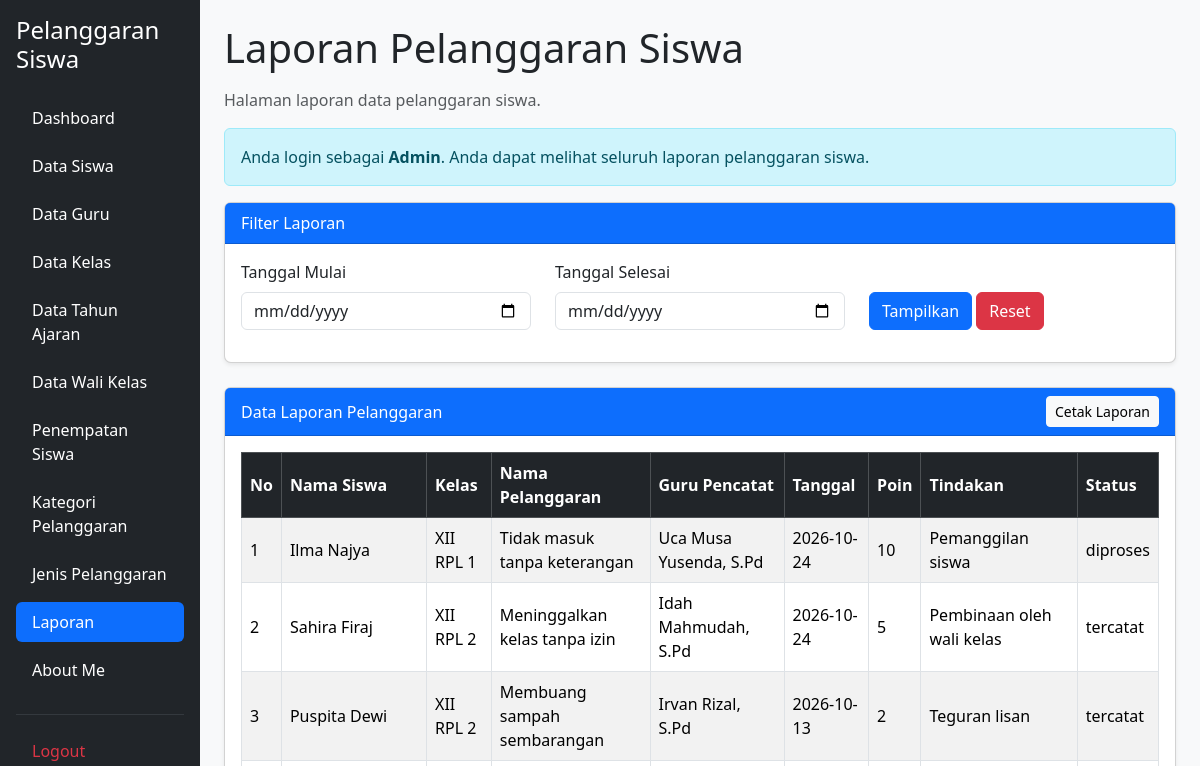
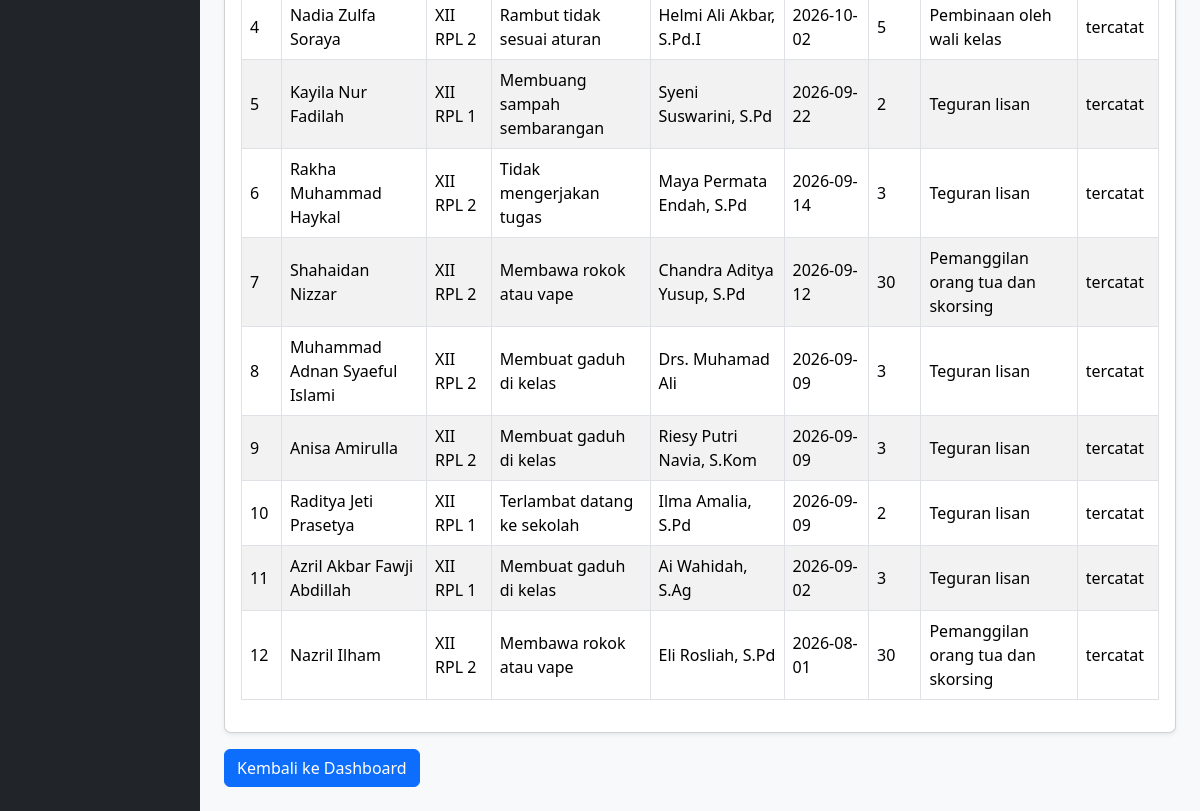
The app's page /laporan.php (signed in), older data (2 pictures, top to bottom).
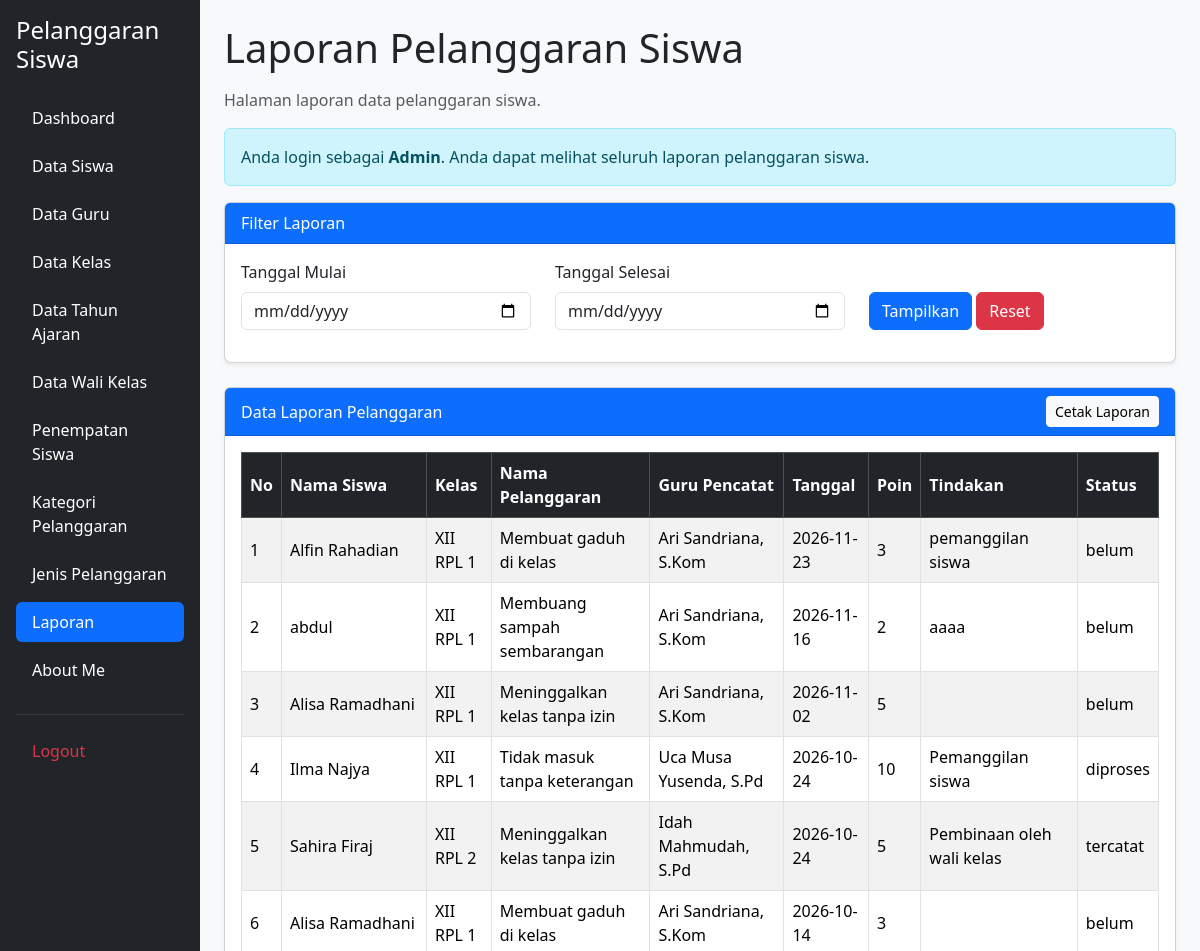
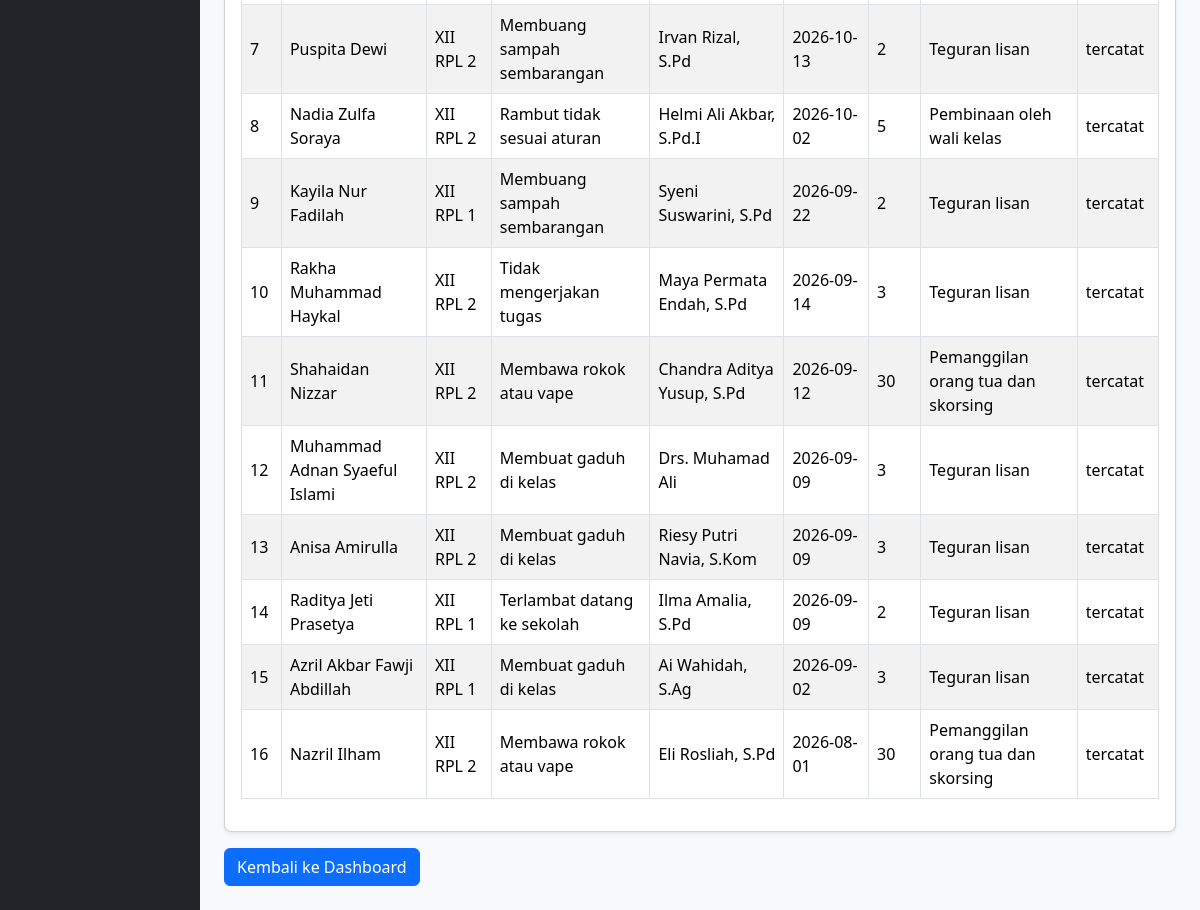
The same page, newer data (2 pictures, top to bottom).
### tables this page shows
CREATE TABLE `t_pelanggaran_siswa` (
  `id` int(11) NOT NULL,
  `tahun_ajaran_id` int(11) DEFAULT NULL,
  `siswa_id` int(11) DEFAULT NULL,
  `nama_siswa` varchar(150) NOT NULL,
  `kelas_id` int(11) DEFAULT NULL,
  `nama_kelas` varchar(100) NOT NULL,
  `pelanggaran_id` int(11) DEFAULT NULL,
  `nama_pelanggaran` varchar(150) NOT NULL,
  `pelanggaran_kategori_id` int(11) DEFAULT NULL,
  `guru_id` int(11) DEFAULT NULL,
  `nama_guru` varchar(150) NOT NULL,
  `tanggal` date DEFAULT NULL,
  `keterangan` text NOT NULL,
  `poin` int(11) NOT NULL,
  `tindakan` text NOT NULL,
  `status` varchar(30) NOT NULL,
  `created_at` timestamp NOT NULL DEFAULT current_timestamp(),
  `updated_at` timestamp NOT NULL DEFAULT current_timestamp()
);

### laporan.php (the view, shortened to what this page needs)
<?php
include 'config/koneksi.php';
$role = $_SESSION['role'] ?? '';
$tanggal_mulai = $_GET['tanggal_mulai'] ?? '';
$tanggal_selesai = $_GET['tanggal_selesai'] ?? '';
$sql = "SELECT
            ps.id,
            ps.tahun_ajaran_id,
            ps.siswa_id,
            ps.nama_siswa,
            ps.kelas_id,
            ps.nama_kelas,
            ps.pelanggaran_id,
            ps.nama_pelanggaran,
            ps.pelanggaran_kategori_id,
            ps.guru_id,
            ps.nama_guru,
            ps.tanggal,
            ps.keterangan,
            ps.poin,
            ps.tindakan,
            ps.status
        FROM t_pelanggaran_siswa ps
        WHERE 1 = 1";
$sql .= " ORDER BY ps.tanggal DESC, ps.id DESC";
$stmt = mysqli_prepare($koneksi, $sql);
mysqli_stmt_execute($stmt);
$hasil = mysqli_stmt_get_result($stmt);
?>
<!DOCTYPE html>
<html lang="id">
<head>
    <link
        href="https://cdn.jsdelivr.net/npm/bootstrap@5.3.8/dist/css/bootstrap.min.css"
        rel="stylesheet"
    >
    <link
        href="https://cdn.datatables.net/2.3.4/css/dataTables.bootstrap5.min.css"
        rel="stylesheet"
    >
</head>
<body>
<div class="container-fluid">
    <div class="row">
        <?php include 'layout/sidebar.php'; ?>
        <main class="col-md-9 col-lg-10 p-4">
            <h1 class="mb-3">
                Laporan Pelanggaran Siswa
            </h1>
            <p class="text-muted">
                Halaman laporan data pelanggaran siswa.
            </p>
            <div class="alert alert-info no-print">
                <?php if ($role === 'admin') { ?>
                    Anda login sebagai <strong>Admin</strong>.
                    Anda dapat melihat seluruh laporan pelanggaran siswa.
                <?php } else { ?>
                    Anda login sebagai <strong>Guru Wali Kelas</strong>.
                    Anda hanya dapat melihat laporan dari kelas yang menjadi tanggung jawab Anda.
                <?php } ?>
            </div>
            <div class="card shadow-sm mb-4 no-print">
                <div class="card-header bg-primary text-white">
                    Filter Laporan
                </div>
                <div class="card-body">
                    <form method="GET" action="laporan.php">
                        <div class="row align-items-end">
                            <div class="col-md-4 mb-3">
                                <label
                                    for="tanggal_mulai"
                                    class="form-label"
                                >
                                    Tanggal Mulai
                                </label>
                                <input
                                    type="date"
                                    name="tanggal_mulai"
                                    id="tanggal_mulai"
                                    class="form-control"
                                    value="<?= htmlspecialchars($tanggal_mulai); ?>"
                                >
                            </div>
                            <div class="col-md-4 mb-3">
                                <label
                                    for="tanggal_selesai"
                                    class="form-label"
                                >
                                    Tanggal Selesai
                                </label>
                                <input
                                    type="date"
                                    name="tanggal_selesai"
                                    id="tanggal_selesai"
                                    class="form-control"
                                    value="<?= htmlspecialchars($tanggal_selesai); ?>"
                                >
                            </div>
                            <div class="col-md-4 mb-3">
                                <button
                                    type="submit"
                                    class="btn btn-primary"
                                >
                                    Tampilkan
                                </button>
                                <a
                                    href="laporan.php"
                                    class="btn btn-danger"
                                >
                                    Reset
                                </a>
                            </div>
                        </div>
                    </form>
                </div>
            </div>
            <div class="card shadow-sm">
                <div class="card-header bg-primary text-white d-flex justify-content-between align-items-center">
                    <span>
                        Data Laporan Pelanggaran
                    </span>
                    <button
                        type="button"
                        onclick="cetakLaporan()"
                        class="btn btn-light btn-sm no-print"
                    >
                        Cetak Laporan
                    </button>
                </div>
                <div class="card-body">
                    <div class="table-responsive">
                        <table
                            id="tabelLaporan"
                            class="table table-striped table-bordered table-hover align-middle w-100"
                        >
                            <thead class="table-dark">
                                <tr>
                                    <th>No</th>
                                    <th>Nama Siswa</th>
                                    <th>Kelas</th>
                                    <th>Nama Pelanggaran</th>
                                    <th>Guru Pencatat</th>
                                    <th>Tanggal</th>
                                    <th>Poin</th>
                                    <th>Tindakan</th>
                                    <th>Status</th>
                                </tr>
                            </thead>
                            <tbody>
                                <?php
                                $no = 1;
                                while ($row = mysqli_fetch_assoc($hasil)) {
                                ?>
                                    <tr>
                                        <td>
                                            <?= $no++; ?>
                                        </td>
                                        <td>
                                            <?= htmlspecialchars($row['nama_siswa'] ?? '-'); ?>
                                        </td>
                                        <td>
                                            <?= htmlspecialchars($row['nama_kelas'] ?? '-'); ?>
                                        </td>
                                        <td>
                                            <?= htmlspecialchars($row['nama_pelanggaran'] ?? '-'); ?>
                                        </td>
                                        <td>
                                            <?= htmlspecialchars($row['nama_guru'] ?? '-'); ?>
                                        </td>
                                        <td>
                                            <?= htmlspecialchars($row['tanggal'] ?? '-'); ?>
                                        </td>
                                        <td>
                                            <?= (int) $row['poin']; ?>
                                        </td>
                                        <td>
                                            <?= htmlspecialchars($row['tindakan'] ?? '-'); ?>
                                        </td>
                                        <td>
                                            <?= htmlspecialchars($row['status'] ?? '-'); ?>
                                        </td>
                                    </tr>
                                <?php } ?>
                            </tbody>
                        </table>
                    </div>
                </div>
            </div>
            <div class="mt-3 no-print">
                <a
                    href="dashboard.php"
                    class="btn btn-primary"
                >
                    Kembali ke Dashboard
                </a>
            </div>
        </main>
    </div>
</div>
</body>
</html>

### layout/sidebar.php (shortened to what this page needs)
<?php
$current_page = basename($_SERVER['PHP_SELF']);
if ($_SESSION['role'] === "admin") {
?>
    <div class="col-md-3 col-lg-2 bg-dark min-vh-100 p-3 no-print">
        <h4 class="text-white mb-4">
            Pelanggaran Siswa
        </h4>
        <ul class="nav nav-pills flex-column">
            <li class="nav-item mb-2">
                <a href="dashboard.php"
                   class="nav-link <?= ($current_page == 'dashboard.php') ? 'active' : 'text-white' ?>">
                    Dashboard
                </a>
            </li>
            <li class="nav-item mb-2">
                <a href="kelola_siswa.php"
                   class="nav-link <?= in_array($current_page, ['kelola_siswa.php','edit_siswa.php','tambah_siswa.php','hapus_siswa.php']) ? 'active' : 'text-white' ?>">
                    Data Siswa
                </a>
            </li>
            <li class="nav-item mb-2">
                <a href="kelola_guru.php"
                   class="nav-link <?= in_array($current_page, ['kelola_guru.php','edit_guru.php','tambah_guru.php','hapus_guru.php']) ? 'active' : 'text-white' ?>">
                    Data Guru
                </a>
            </li>
            <li class="nav-item mb-2">
                <a href="kelola_kelas.php"
                   class="nav-link <?= in_array($current_page, ['kelola_kelas.php','edit_kelas.php','tambah_kelas.php','hapus_kelas.php']) ? 'active' : 'text-white' ?>">
                    Data Kelas
                </a>
            </li>
            <li class="nav-item mb-2">
                <a href="kelola_tahun_ajaran.php"
                   class="nav-link <?= in_array($current_page, ['kelola_tahun_ajaran.php','edit_tahun_ajaran.php','tambah_tahun_ajaran.php','hapus_tahun_ajaran.php']) ? 'active' : 'text-white' ?>">
                    Data Tahun Ajaran
                </a>
            </li>
            <li class="nav-item mb-2">
                <a href="kelola_wali_kelas.php"
                   class="nav-link <?= in_array($current_page, ['kelola_wali_kelas.php','edit_wali_kelas.php','tambah_wali_kelas.php','hapus_wali_kelas.php']) ? 'active' : 'text-white' ?>">
                    Data Wali Kelas
                </a>
            </li>
            <li class="nav-item mb-2">
                <a href="penempatan_siswa.php"
                   class="nav-link <?= ($current_page == 'penempatan_siswa.php') ? 'active' : 'text-white' ?>">
                    Penempatan Siswa
                </a>
            </li>
            <li class="nav-item mb-2">
                <a href="kelola_pelanggaran_kategori.php"
                   class="nav-link <?= in_array($current_page, ['kelola_pelanggaran_kategori.php','edit_pelanggaran_kategori.php','tambah_pelanggaran_kategori.php','hapus_pelanggaran_kategori.php']) ? 'active' : 'text-white' ?>">
                    Kategori Pelanggaran
                </a>
            </li>
            <li class="nav-item mb-2">
                <a href="kelola_jenis_pelanggaran.php"
                   class="nav-link <?= in_array($current_page, ['kelola_jenis_pelanggaran.php','edit_jenis_pelanggaran.php','tambah_jenis_pelanggaran.php','hapus_jenis_pelanggaran.php']) ? 'active' : 'text-white' ?>">
                    Jenis Pelanggaran
                </a>
            </li>
            <li class="nav-item mb-2">
                <a href="laporan.php"
                   class="nav-link <?= ($current_page == 'laporan.php') ? 'active' : 'text-white' ?>">
                    Laporan
                </a>
            </li>
            <li class="nav-item mb-2">
                <a href="about_me.php"
                   class="nav-link <?= ($current_page == 'about_me.php') ? 'active' : 'text-white' ?>">
                    About Me
                </a>
            </li>
            <hr class="text-secondary">
            <li class="nav-item">
                <a href="logout.php" class="nav-link text-danger">
                    Logout
                </a>
            </li>
        </ul>
    </div>
<?php
}
?>

### laporan.php (style rules this page uses)
body { background-color: #f8f9fa; }
.card { border-radius: 7px; }
.card-header { font-weight: 500; }
.form-label { font-weight: 500; }
table th, table td { vertical-align: middle; }

Row changes from the older to the newer data that the page shows:
added t_pelanggaran_siswa: nama_siswa "Alfin Rahadian", nama_kelas "XII RPL 1", nama_pelanggaran "Membuat gaduh di kelas", nama_guru "Ari Sandriana, S.Kom", tanggal "2026-11-23", poin "3", tindakan "pemanggilan siswa", status "belum"
added t_pelanggaran_siswa: nama_siswa "abdul", nama_kelas "XII RPL 1", nama_pelanggaran "Membuang sampah sembarangan", nama_guru "Ari Sandriana, S.Kom", tanggal "2026-11-16", poin "2", tindakan "aaaa", status "belum"
added t_pelanggaran_siswa: nama_siswa "Alisa Ramadhani", nama_kelas "XII RPL 1", nama_pelanggaran "Meninggalkan kelas tanpa izin", nama_guru "Ari Sandriana, S.Kom", tanggal "2026-11-02", poin "5", status "belum"
added t_pelanggaran_siswa: nama_siswa "Alisa Ramadhani", nama_kelas "XII RPL 1", nama_pelanggaran "Membuat gaduh di kelas", nama_guru "Ari Sandriana, S.Kom", tanggal "2026-10-14", poin "3", status "belum"
